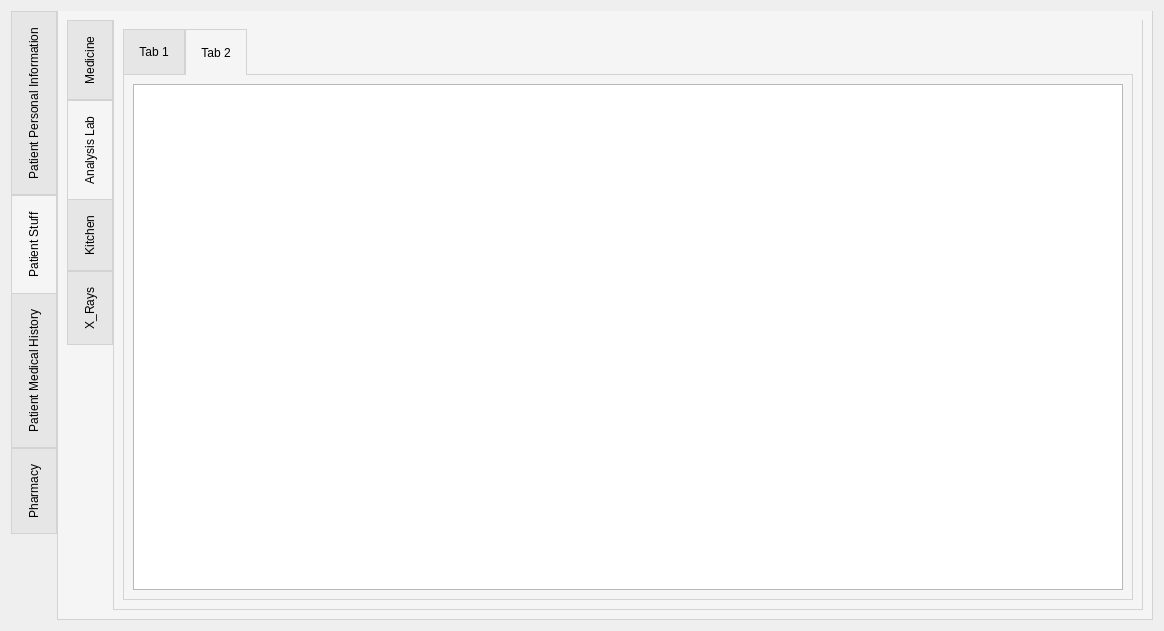
<?xml version="1.0" encoding="UTF-8"?>
<ui version="4.0">
 <class>Profile3</class>
 <widget class="QWidget" name="Profile3">
  <property name="geometry">
   <rect>
    <x>0</x>
    <y>0</y>
    <width>1164</width>
    <height>631</height>
   </rect>
  </property>
  <property name="windowTitle">
   <string>Form</string>
  </property>
  <property name="styleSheet">
   <string notr="true"/>
  </property>
  <layout class="QVBoxLayout" name="verticalLayout_3">
   <item>
    <widget class="QTabWidget" name="tabWidget">
     <property name="minimumSize">
      <size>
       <width>600</width>
       <height>0</height>
      </size>
     </property>
     <property name="font">
      <font>
       <weight>50</weight>
       <bold>false</bold>
       <kerning>false</kerning>
      </font>
     </property>
     <property name="focusPolicy">
      <enum>Qt::TabFocus</enum>
     </property>
     <property name="contextMenuPolicy">
      <enum>Qt::ActionsContextMenu</enum>
     </property>
     <property name="styleSheet">
      <string notr="true">QTabWidget::pane { border: 1px solid lightgray; top:-1px; background: rgb(245, 245, 245);; } QTabBar::tab { background: rgb(230, 230, 230); border: 1px solid lightgray; padding: 15px; } QTabBar::tab:selected { background: rgb(245, 245, 245); margin-bottom: -1px; }</string>
     </property>
     <property name="tabPosition">
      <enum>QTabWidget::West</enum>
     </property>
     <property name="tabShape">
      <enum>QTabWidget::Rounded</enum>
     </property>
     <property name="currentIndex">
      <number>1</number>
     </property>
     <property name="iconSize">
      <size>
       <width>600</width>
       <height>6200</height>
      </size>
     </property>
     <property name="documentMode">
      <bool>false</bool>
     </property>
     <property name="tabsClosable">
      <bool>false</bool>
     </property>
     <property name="movable">
      <bool>false</bool>
     </property>
     <property name="tabBarAutoHide">
      <bool>true</bool>
     </property>
     <widget class="QWidget" name="tab">
      <property name="styleSheet">
       <string notr="true"/>
      </property>
      <attribute name="title">
       <string>Patient Personal Information</string>
      </attribute>
      <layout class="QVBoxLayout" name="verticalLayout_4">
       <item>
        <layout class="QGridLayout" name="gridLayout">
         <item row="1" column="0">
          <layout class="QHBoxLayout" name="horizontalLayout_2">
           <item>
            <widget class="QLabel" name="label">
             <property name="text">
              <string>Name:</string>
             </property>
            </widget>
           </item>
           <item>
            <widget class="QLabel" name="label_PatientName">
             <property name="font">
              <font>
               <weight>75</weight>
               <bold>true</bold>
               <stylestrategy>PreferDefault</stylestrategy>
               <kerning>true</kerning>
              </font>
             </property>
             <property name="text">
              <string/>
             </property>
            </widget>
           </item>
          </layout>
         </item>
         <item row="2" column="0">
          <layout class="QHBoxLayout" name="horizontalLayout_3">
           <item>
            <widget class="QLabel" name="label_4">
             <property name="text">
              <string>PhoneNumber:</string>
             </property>
            </widget>
           </item>
           <item>
            <widget class="QLabel" name="label_PatientPhone">
             <property name="font">
              <font>
               <weight>75</weight>
               <bold>true</bold>
               <stylestrategy>PreferDefault</stylestrategy>
               <kerning>true</kerning>
              </font>
             </property>
             <property name="text">
              <string/>
             </property>
            </widget>
           </item>
          </layout>
         </item>
         <item row="3" column="0">
          <layout class="QHBoxLayout" name="horizontalLayout_5">
           <item>
            <widget class="QLabel" name="label_6">
             <property name="text">
              <string>National ID:</string>
             </property>
            </widget>
           </item>
           <item>
            <widget class="QLabel" name="label_PatientNationalID">
             <property name="font">
              <font>
               <weight>75</weight>
               <bold>true</bold>
               <stylestrategy>PreferDefault</stylestrategy>
               <kerning>true</kerning>
              </font>
             </property>
             <property name="text">
              <string/>
             </property>
            </widget>
           </item>
          </layout>
         </item>
         <item row="0" column="0">
          <layout class="QHBoxLayout" name="horizontalLayout">
           <item>
            <widget class="QLabel" name="label_2">
             <property name="text">
              <string>Patient ID:</string>
             </property>
            </widget>
           </item>
           <item>
            <widget class="QLabel" name="label_PatientID">
             <property name="font">
              <font>
               <weight>75</weight>
               <bold>true</bold>
               <stylestrategy>PreferDefault</stylestrategy>
               <kerning>true</kerning>
              </font>
             </property>
             <property name="text">
              <string/>
             </property>
            </widget>
           </item>
          </layout>
         </item>
        </layout>
       </item>
       <item>
        <layout class="QGridLayout" name="gridLayout_2">
         <item row="1" column="0">
          <layout class="QHBoxLayout" name="horizontalLayout_9">
           <item>
            <widget class="QLabel" name="label_10">
             <property name="text">
              <string>Patient datebirth:</string>
             </property>
            </widget>
           </item>
           <item>
            <widget class="QLabel" name="label_PatietDatebirth">
             <property name="font">
              <font>
               <weight>75</weight>
               <bold>true</bold>
               <stylestrategy>PreferDefault</stylestrategy>
               <kerning>true</kerning>
              </font>
             </property>
             <property name="text">
              <string/>
             </property>
            </widget>
           </item>
          </layout>
         </item>
         <item row="3" column="0">
          <layout class="QVBoxLayout" name="verticalLayout">
           <item>
            <layout class="QHBoxLayout" name="horizontalLayout_6">
             <item>
              <widget class="QLabel" name="label_8">
               <property name="text">
                <string>Patient Address:</string>
               </property>
              </widget>
             </item>
             <item>
              <widget class="QLabel" name="label_PatientAddress">
               <property name="font">
                <font>
                 <weight>75</weight>
                 <bold>true</bold>
                 <stylestrategy>PreferDefault</stylestrategy>
                 <kerning>true</kerning>
                </font>
               </property>
               <property name="text">
                <string/>
               </property>
              </widget>
             </item>
            </layout>
           </item>
          </layout>
         </item>
         <item row="0" column="0">
          <layout class="QHBoxLayout" name="horizontalLayout_11">
           <item>
            <widget class="QLabel" name="label_5">
             <property name="text">
              <string>Patient Entry Time:</string>
             </property>
            </widget>
           </item>
           <item>
            <widget class="QLabel" name="label_TimeEntry">
             <property name="font">
              <font>
               <weight>75</weight>
               <bold>true</bold>
               <stylestrategy>PreferDefault</stylestrategy>
               <kerning>true</kerning>
              </font>
             </property>
             <property name="text">
              <string/>
             </property>
            </widget>
           </item>
          </layout>
         </item>
        </layout>
       </item>
       <item>
        <spacer name="verticalSpacer">
         <property name="orientation">
          <enum>Qt::Vertical</enum>
         </property>
         <property name="sizeType">
          <enum>QSizePolicy::Preferred</enum>
         </property>
         <property name="sizeHint" stdset="0">
          <size>
           <width>600</width>
           <height>300</height>
          </size>
         </property>
        </spacer>
       </item>
       <item>
        <widget class="QPushButton" name="pushButton_2">
         <property name="text">
          <string>Print</string>
         </property>
        </widget>
       </item>
      </layout>
     </widget>
     <widget class="QWidget" name="tab_2">
      <property name="styleSheet">
       <string notr="true"/>
      </property>
      <attribute name="title">
       <string>Patient Stuff</string>
      </attribute>
      <layout class="QVBoxLayout" name="verticalLayout_5">
       <item>
        <widget class="QTabWidget" name="tabWidget_2">
         <property name="tabPosition">
          <enum>QTabWidget::West</enum>
         </property>
         <property name="currentIndex">
          <number>1</number>
         </property>
         <property name="elideMode">
          <enum>Qt::ElideNone</enum>
         </property>
         <widget class="QWidget" name="tab_3">
          <attribute name="title">
           <string>Medicine</string>
          </attribute>
          <layout class="QVBoxLayout" name="verticalLayout_2">
           <item>
            <widget class="QTabWidget" name="tabWidget_3">
             <property name="currentIndex">
              <number>1</number>
             </property>
             <widget class="QWidget" name="tab_8">
              <attribute name="title">
               <string>Tab 1</string>
              </attribute>
              <layout class="QVBoxLayout" name="verticalLayout_8">
               <item>
                <layout class="QHBoxLayout" name="horizontalLayout_17">
                 <item>
                  <widget class="QLineEdit" name="lineEdit">
                   <property name="text">
                    <string/>
                   </property>
                  </widget>
                 </item>
                 <item>
                  <spacer name="horizontalSpacer_6">
                   <property name="orientation">
                    <enum>Qt::Horizontal</enum>
                   </property>
                   <property name="sizeHint" stdset="0">
                    <size>
                     <width>40</width>
                     <height>20</height>
                    </size>
                   </property>
                  </spacer>
                 </item>
                </layout>
               </item>
               <item>
                <layout class="QHBoxLayout" name="horizontalLayout_16">
                 <item>
                  <widget class="MyTreeWidget" name="treeWidget_Medicine">
                   <column>
                    <property name="text">
                     <string>ID</string>
                    </property>
                   </column>
                   <column>
                    <property name="text">
                     <string>Name</string>
                    </property>
                   </column>
                   <column>
                    <property name="text">
                     <string>Price</string>
                    </property>
                   </column>
                   <column>
                    <property name="text">
                     <string>Drug</string>
                    </property>
                   </column>
                   <column>
                    <property name="text">
                     <string>Available</string>
                    </property>
                   </column>
                   <column>
                    <property name="text">
                     <string>Time Entry</string>
                    </property>
                   </column>
                  </widget>
                 </item>
                 <item>
                  <widget class="QTreeWidget" name="treeWidget_ShowMedicine">
                   <column>
                    <property name="text">
                     <string>ID</string>
                    </property>
                   </column>
                   <column>
                    <property name="text">
                     <string notr="true">Name</string>
                    </property>
                   </column>
                   <column>
                    <property name="text">
                     <string>Price</string>
                    </property>
                   </column>
                   <column>
                    <property name="text">
                     <string>Drug</string>
                    </property>
                   </column>
                   <column>
                    <property name="text">
                     <string>Avalible</string>
                    </property>
                   </column>
                   <column>
                    <property name="text">
                     <string>Time Entry</string>
                    </property>
                   </column>
                   <column>
                    <property name="text">
                     <string>Cancel</string>
                    </property>
                   </column>
                  </widget>
                 </item>
                </layout>
               </item>
               <item>
                <layout class="QHBoxLayout" name="horizontalLayout_21">
                 <item>
                  <widget class="QLabel" name="label_7">
                   <property name="text">
                    <string>Total Price:</string>
                   </property>
                  </widget>
                 </item>
                 <item>
                  <widget class="QLabel" name="label_9">
                   <property name="text">
                    <string>TextLabel</string>
                   </property>
                  </widget>
                 </item>
                </layout>
               </item>
               <item>
                <layout class="QHBoxLayout" name="horizontalLayout_15">
                 <item>
                  <spacer name="horizontalSpacer">
                   <property name="orientation">
                    <enum>Qt::Horizontal</enum>
                   </property>
                   <property name="sizeHint" stdset="0">
                    <size>
                     <width>40</width>
                     <height>20</height>
                    </size>
                   </property>
                  </spacer>
                 </item>
                 <item>
                  <widget class="QPushButton" name="pushButton_SavePatientMedicineItems">
                   <property name="text">
                    <string>Save</string>
                   </property>
                  </widget>
                 </item>
                </layout>
               </item>
              </layout>
             </widget>
             <widget class="QWidget" name="tab_9">
              <attribute name="title">
               <string>Tab 2</string>
              </attribute>
              <layout class="QVBoxLayout" name="verticalLayout_10">
               <item>
                <layout class="QHBoxLayout" name="horizontalLayout_12">
                 <item>
                  <widget class="QTableView" name="tableView"/>
                 </item>
                </layout>
               </item>
              </layout>
             </widget>
            </widget>
           </item>
          </layout>
         </widget>
         <widget class="QWidget" name="tab_4">
          <attribute name="title">
           <string>Analysis Lab</string>
          </attribute>
          <layout class="QVBoxLayout" name="verticalLayout_7">
           <item>
            <widget class="QTabWidget" name="tabWidget_4">
             <property name="currentIndex">
              <number>1</number>
             </property>
             <widget class="QWidget" name="tab_6">
              <attribute name="title">
               <string>Tab 1</string>
              </attribute>
              <layout class="QVBoxLayout" name="verticalLayout_11">
               <item>
                <layout class="QHBoxLayout" name="horizontalLayout_13">
                 <item>
                  <widget class="QLineEdit" name="lineEdit_2"/>
                 </item>
                 <item>
                  <spacer name="horizontalSpacer_4">
                   <property name="orientation">
                    <enum>Qt::Horizontal</enum>
                   </property>
                   <property name="sizeHint" stdset="0">
                    <size>
                     <width>40</width>
                     <height>20</height>
                    </size>
                   </property>
                  </spacer>
                 </item>
                </layout>
               </item>
               <item>
                <layout class="QHBoxLayout" name="horizontalLayout_4">
                 <item>
                  <widget class="QTreeWidget" name="treeWidget_Analysis">
                   <column>
                    <property name="text">
                     <string>Analysis Code	</string>
                    </property>
                   </column>
                   <column>
                    <property name="text">
                     <string notr="true">Analysis Name</string>
                    </property>
                   </column>
                   <column>
                    <property name="text">
                     <string>Analysis Price</string>
                    </property>
                   </column>
                   <column>
                    <property name="text">
                     <string>Analysis Type</string>
                    </property>
                   </column>
                  </widget>
                 </item>
                 <item>
                  <widget class="QTreeWidget" name="treeWidget_ShowAnalysis">
                   <column>
                    <property name="text">
                     <string>Analysis Code</string>
                    </property>
                   </column>
                   <column>
                    <property name="text">
                     <string notr="true">Analysis Name</string>
                    </property>
                   </column>
                   <column>
                    <property name="text">
                     <string>Analysis  Price</string>
                    </property>
                   </column>
                   <column>
                    <property name="text">
                     <string>Analysis Type</string>
                    </property>
                   </column>
                   <column>
                    <property name="text">
                     <string>Cancel</string>
                    </property>
                   </column>
                  </widget>
                 </item>
                </layout>
               </item>
               <item>
                <layout class="QHBoxLayout" name="horizontalLayout_20">
                 <item>
                  <spacer name="horizontalSpacer_8">
                   <property name="orientation">
                    <enum>Qt::Horizontal</enum>
                   </property>
                   <property name="sizeHint" stdset="0">
                    <size>
                     <width>40</width>
                     <height>20</height>
                    </size>
                   </property>
                  </spacer>
                 </item>
                 <item>
                  <widget class="QLabel" name="label_12">
                   <property name="text">
                    <string>Total Price:</string>
                   </property>
                  </widget>
                 </item>
                 <item>
                  <widget class="QLabel" name="label_13">
                   <property name="text">
                    <string>TextLabel</string>
                   </property>
                  </widget>
                 </item>
                 <item>
                  <widget class="QPushButton" name="Save_PatientAnalysisItems">
                   <property name="text">
                    <string>Save</string>
                   </property>
                  </widget>
                 </item>
                </layout>
               </item>
              </layout>
             </widget>
             <widget class="QWidget" name="tab_7">
              <attribute name="title">
               <string>Tab 2</string>
              </attribute>
              <layout class="QVBoxLayout" name="verticalLayout_9">
               <item>
                <widget class="QTableView" name="tableView_2"/>
               </item>
              </layout>
             </widget>
            </widget>
           </item>
          </layout>
         </widget>
         <widget class="QWidget" name="tab_13">
          <attribute name="title">
           <string>Kitchen</string>
          </attribute>
          <layout class="QVBoxLayout" name="verticalLayout_16">
           <item>
            <widget class="QTabWidget" name="tabWidget_6">
             <property name="currentIndex">
              <number>1</number>
             </property>
             <widget class="QWidget" name="tab_15">
              <attribute name="title">
               <string>Tab 1</string>
              </attribute>
              <layout class="QVBoxLayout" name="verticalLayout_17">
               <item>
                <layout class="QHBoxLayout" name="horizontalLayout_19">
                 <item>
                  <widget class="QLineEdit" name="lineEdit_4"/>
                 </item>
                 <item>
                  <spacer name="horizontalSpacer_7">
                   <property name="orientation">
                    <enum>Qt::Horizontal</enum>
                   </property>
                   <property name="sizeHint" stdset="0">
                    <size>
                     <width>40</width>
                     <height>20</height>
                    </size>
                   </property>
                  </spacer>
                 </item>
                </layout>
               </item>
               <item>
                <layout class="QHBoxLayout" name="horizontalLayout_18">
                 <item>
                  <widget class="QTreeWidget" name="treeWidget_Kitchen">
                   <column>
                    <property name="text">
                     <string>Meal Code</string>
                    </property>
                   </column>
                   <column>
                    <property name="text">
                     <string>Meal Name</string>
                    </property>
                   </column>
                   <column>
                    <property name="text">
                     <string>Meal Price</string>
                    </property>
                   </column>
                   <column>
                    <property name="text">
                     <string>Meal Type</string>
                    </property>
                   </column>
                  </widget>
                 </item>
                 <item>
                  <widget class="QTreeWidget" name="treeWidget_ShowKitchen">
                   <column>
                    <property name="text">
                     <string>Meal Code</string>
                    </property>
                   </column>
                   <column>
                    <property name="text">
                     <string>Meal Name</string>
                    </property>
                   </column>
                   <column>
                    <property name="text">
                     <string>Meal Price</string>
                    </property>
                   </column>
                   <column>
                    <property name="text">
                     <string>Meal Type</string>
                    </property>
                   </column>
                   <column>
                    <property name="text">
                     <string>Cancel</string>
                    </property>
                   </column>
                  </widget>
                 </item>
                </layout>
               </item>
               <item>
                <layout class="QHBoxLayout" name="horizontalLayout_22">
                 <item>
                  <spacer name="horizontalSpacer_9">
                   <property name="orientation">
                    <enum>Qt::Horizontal</enum>
                   </property>
                   <property name="sizeHint" stdset="0">
                    <size>
                     <width>40</width>
                     <height>20</height>
                    </size>
                   </property>
                  </spacer>
                 </item>
                 <item>
                  <widget class="QLabel" name="label_11">
                   <property name="text">
                    <string>TextLabel</string>
                   </property>
                  </widget>
                 </item>
                 <item>
                  <widget class="QPushButton" name="pushButton_SavePatientKitchenItems">
                   <property name="text">
                    <string>Save</string>
                   </property>
                  </widget>
                 </item>
                </layout>
               </item>
              </layout>
             </widget>
             <widget class="QWidget" name="tab_16">
              <attribute name="title">
               <string>Tab 2</string>
              </attribute>
              <layout class="QVBoxLayout" name="verticalLayout_18">
               <item>
                <widget class="QTableView" name="tableView_3"/>
               </item>
              </layout>
             </widget>
            </widget>
           </item>
          </layout>
         </widget>
         <widget class="QWidget" name="tab_5">
          <attribute name="title">
           <string>X_Rays</string>
          </attribute>
          <layout class="QVBoxLayout" name="verticalLayout_12">
           <item>
            <widget class="QTabWidget" name="tabWidget_5">
             <property name="currentIndex">
              <number>0</number>
             </property>
             <widget class="QWidget" name="tab_11">
              <attribute name="title">
               <string>Tab 1</string>
              </attribute>
              <layout class="QVBoxLayout" name="verticalLayout_15">
               <item>
                <layout class="QHBoxLayout" name="horizontalLayout_14">
                 <item>
                  <widget class="QLineEdit" name="lineEdit_3"/>
                 </item>
                 <item>
                  <spacer name="horizontalSpacer_5">
                   <property name="orientation">
                    <enum>Qt::Horizontal</enum>
                   </property>
                   <property name="sizeHint" stdset="0">
                    <size>
                     <width>40</width>
                     <height>20</height>
                    </size>
                   </property>
                  </spacer>
                 </item>
                </layout>
               </item>
               <item>
                <layout class="QHBoxLayout" name="horizontalLayout_8">
                 <item>
                  <widget class="QTreeWidget" name="treeWidget_XRays">
                   <column>
                    <property name="text">
                     <string>X_Ray Code</string>
                    </property>
                   </column>
                   <column>
                    <property name="text">
                     <string notr="true">X_Ray Name</string>
                    </property>
                   </column>
                   <column>
                    <property name="text">
                     <string>X_Ray Type</string>
                    </property>
                   </column>
                   <column>
                    <property name="text">
                     <string>X_Ray Price</string>
                    </property>
                   </column>
                  </widget>
                 </item>
                 <item>
                  <widget class="QTreeWidget" name="treeWidget_2">
                   <column>
                    <property name="text">
                     <string>X_Ray Code</string>
                    </property>
                   </column>
                   <column>
                    <property name="text">
                     <string notr="true">X_Ray Name</string>
                    </property>
                   </column>
                   <column>
                    <property name="text">
                     <string>X_Ray Type</string>
                    </property>
                   </column>
                   <column>
                    <property name="text">
                     <string>X_Ray Price</string>
                    </property>
                   </column>
                   <column>
                    <property name="text">
                     <string>Cancel</string>
                    </property>
                   </column>
                  </widget>
                 </item>
                </layout>
               </item>
              </layout>
             </widget>
             <widget class="QWidget" name="tab_12">
              <attribute name="title">
               <string>Tab 2</string>
              </attribute>
              <layout class="QVBoxLayout" name="verticalLayout_19">
               <item>
                <widget class="QTableWidget" name="tableWidget"/>
               </item>
              </layout>
             </widget>
            </widget>
           </item>
          </layout>
         </widget>
        </widget>
       </item>
      </layout>
     </widget>
     <widget class="QWidget" name="tab_14">
      <attribute name="title">
       <string>Patient Medical History</string>
      </attribute>
      <layout class="QVBoxLayout" name="verticalLayout_13">
       <item>
        <widget class="QScrollArea" name="scrollArea">
         <property name="widgetResizable">
          <bool>true</bool>
         </property>
         <widget class="QWidget" name="scrollAreaWidgetContents">
          <property name="geometry">
           <rect>
            <x>0</x>
            <y>0</y>
            <width>1077</width>
            <height>590</height>
           </rect>
          </property>
          <layout class="QVBoxLayout" name="verticalLayout_14">
           <item>
            <widget class="QLabel" name="label_3">
             <property name="font">
              <font>
               <family>Georgia</family>
               <pointsize>12</pointsize>
               <weight>50</weight>
               <bold>false</bold>
               <stylestrategy>PreferDefault</stylestrategy>
               <kerning>true</kerning>
              </font>
             </property>
             <property name="text">
              <string>Write your Diagnosis:</string>
             </property>
            </widget>
           </item>
           <item>
            <widget class="QPlainTextEdit" name="plainTextEdit_2">
             <property name="plainText">
              <string>Hi he has fever 
and lot </string>
             </property>
            </widget>
           </item>
           <item>
            <spacer name="verticalSpacer_2">
             <property name="orientation">
              <enum>Qt::Vertical</enum>
             </property>
             <property name="sizeHint" stdset="0">
              <size>
               <width>20</width>
               <height>300</height>
              </size>
             </property>
            </spacer>
           </item>
           <item>
            <layout class="QHBoxLayout" name="horizontalLayout_7">
             <item>
              <spacer name="horizontalSpacer_2">
               <property name="orientation">
                <enum>Qt::Horizontal</enum>
               </property>
               <property name="sizeHint" stdset="0">
                <size>
                 <width>40</width>
                 <height>20</height>
                </size>
               </property>
              </spacer>
             </item>
             <item>
              <widget class="QPushButton" name="pushButton">
               <property name="text">
                <string>Print</string>
               </property>
              </widget>
             </item>
             <item>
              <widget class="QPushButton" name="pushButton_4">
               <property name="text">
                <string>Insert</string>
               </property>
              </widget>
             </item>
             <item>
              <widget class="QPushButton" name="pushButton_3">
               <property name="text">
                <string>Update</string>
               </property>
              </widget>
             </item>
            </layout>
           </item>
          </layout>
         </widget>
        </widget>
       </item>
      </layout>
     </widget>
     <widget class="QWidget" name="tab_10">
      <attribute name="title">
       <string>Pharmacy</string>
      </attribute>
      <layout class="QHBoxLayout" name="horizontalLayout_10">
       <item>
        <widget class="QGroupBox" name="groupBox">
         <property name="title">
          <string>GroupBox</string>
         </property>
         <layout class="QVBoxLayout" name="verticalLayout_6">
          <item>
           <layout class="QFormLayout" name="formLayout_2">
            <item row="1" column="0">
             <widget class="QLabel" name="nameLabel">
              <property name="text">
               <string> Medicine Name</string>
              </property>
             </widget>
            </item>
            <item row="1" column="1">
             <widget class="QLineEdit" name="nameLineEdit"/>
            </item>
            <item row="2" column="1">
             <widget class="Line" name="line">
              <property name="orientation">
               <enum>Qt::Horizontal</enum>
              </property>
             </widget>
            </item>
            <item row="3" column="0">
             <widget class="QLabel" name="priceLabel">
              <property name="text">
               <string> Medicine Price</string>
              </property>
             </widget>
            </item>
            <item row="3" column="1">
             <widget class="QLineEdit" name="priceLineEdit"/>
            </item>
            <item row="4" column="1">
             <widget class="Line" name="line_2">
              <property name="orientation">
               <enum>Qt::Horizontal</enum>
              </property>
             </widget>
            </item>
            <item row="5" column="0">
             <widget class="QLabel" name="drugTypeLabel_2">
              <property name="text">
               <string>Drug Type    </string>
              </property>
             </widget>
            </item>
            <item row="5" column="1">
             <widget class="QComboBox" name="drugTypeComboBox">
              <item>
               <property name="text">
                <string>Pill</string>
               </property>
              </item>
              <item>
               <property name="text">
                <string>Injection</string>
               </property>
              </item>
              <item>
               <property name="text">
                <string>Syrup</string>
               </property>
              </item>
              <item>
               <property name="text">
                <string>Solutions</string>
               </property>
              </item>
             </widget>
            </item>
            <item row="6" column="1">
             <widget class="Line" name="line_3">
              <property name="orientation">
               <enum>Qt::Horizontal</enum>
              </property>
             </widget>
            </item>
            <item row="7" column="0">
             <widget class="QLabel" name="availableLabel">
              <property name="text">
               <string>Available Amount</string>
              </property>
             </widget>
            </item>
            <item row="7" column="1">
             <widget class="QLineEdit" name="availableLineEdit"/>
            </item>
            <item row="0" column="0">
             <widget class="QLabel" name="medicineCodeLabel">
              <property name="text">
               <string> Medicine Code</string>
              </property>
             </widget>
            </item>
            <item row="0" column="1">
             <widget class="QLineEdit" name="medicineCodeLineEdit"/>
            </item>
           </layout>
          </item>
         </layout>
        </widget>
       </item>
       <item>
        <spacer name="horizontalSpacer_3">
         <property name="orientation">
          <enum>Qt::Horizontal</enum>
         </property>
         <property name="sizeType">
          <enum>QSizePolicy::Preferred</enum>
         </property>
         <property name="sizeHint" stdset="0">
          <size>
           <width>200</width>
           <height>20</height>
          </size>
         </property>
        </spacer>
       </item>
       <item>
        <widget class="QPushButton" name="pushButton_EnteringMedicine">
         <property name="text">
          <string>Enter Data</string>
         </property>
        </widget>
       </item>
      </layout>
     </widget>
    </widget>
   </item>
  </layout>
 </widget>
 <customwidgets>
  <customwidget>
   <class>MyTreeWidget</class>
   <extends>QTreeWidget</extends>
   <header>mainwindow.h</header>
  </customwidget>
 </customwidgets>
 <resources/>
 <connections/>
</ui>
